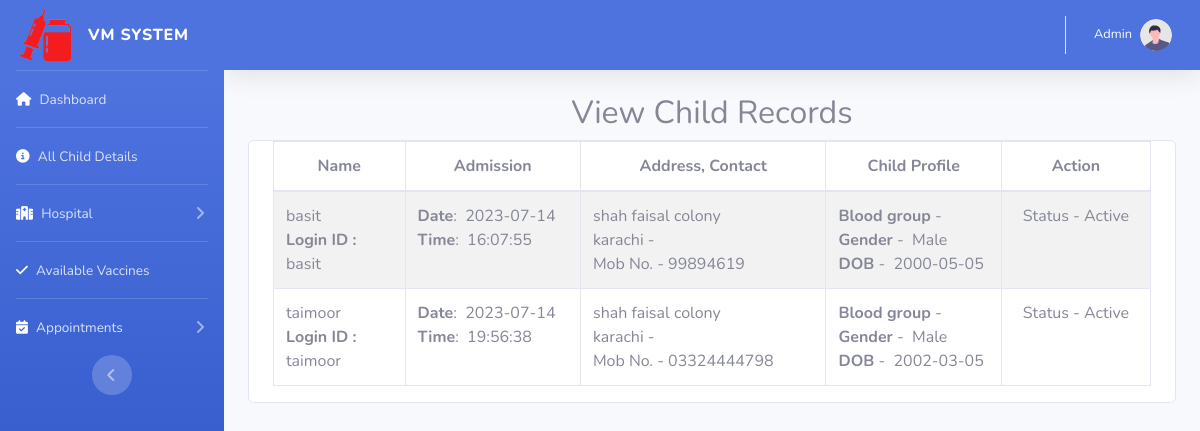
The page /viewchild.php on the database its author committed.
### tables this page shows
CREATE TABLE `child` (
  `childid` int(10) NOT NULL,
  `childname` varchar(50) NOT NULL,
  `admissiondate` date NOT NULL,
  `admissiontime` time NOT NULL,
  `address` varchar(250) NOT NULL,
  `mobileno` varchar(15) NOT NULL,
  `city` varchar(25) NOT NULL,
  `pincode` varchar(20) NOT NULL,
  `loginid` varchar(50) NOT NULL,
  `password` varchar(25) NOT NULL,
  `bloodgroup` varchar(20) NOT NULL,
  `gender` varchar(10) NOT NULL,
  `dob` date NOT NULL,
  `status` varchar(10) NOT NULL
);

### viewchild.php (the view, shortened to what this page needs)
<?php
include("adminheader.php");
include("dbconnection.php");
?>
<div class="container-fluid">
  <div class="block-header">
    <h2 class="text-center">View Child Records</h2>
  </div>
<div class="card">
  <section class="container">
    <table class="table table-bordered table-striped table-hover js-basic-example dataTable">
      <thead>
        <tr>
          <th width="15%" height="36"><div align="center">Name</div></th>
          <th width="20%"><div align="center">Admission</div></th>
          <th width="28%"><div align="center">Address, Contact</div></th>
          <th width="20%"><div align="center">Child Profile</div></th>
          <th width="17%"><div align="center">Action</div></th>
        </tr>
      </thead>
      <tbody>
       <?php
       $sql ="SELECT * FROM child";
       $qsql = mysqli_query($con,$sql);
       while($rs = mysqli_fetch_array($qsql))
       {
        echo "<tr>
        <td>$rs[childname]<br>
        <strong>Login ID :</strong> $rs[loginid] </td>
        <td>
        <strong>Date</strong>: &nbsp;$rs[admissiondate]<br>
        <strong>Time</strong>: &nbsp;$rs[admissiontime]</td>
        <td>$rs[address]<br>$rs[city] -  &nbsp;$rs[pincode]<br>
        Mob No. - $rs[mobileno]</td>
        <td><strong>Blood group</strong> - $rs[bloodgroup]<br>
        <strong>Gender</strong> - &nbsp;$rs[gender]<br>
        <strong>DOB</strong> - &nbsp;$rs[dob]</td>
        <td align='center'>Status - $rs[status] <br>";
        echo "</td></tr>";
      }
      ?>
    </tbody>
  </table>
</section>
</div>
</div>
<?php
include("adformfooter.php");
?>

### rows shown on the page
child: childname "basit", loginid "basit", admissiondate "2023-07-14", admissiontime "16:07:55", address "shah faisal colony", city "karachi", mobileno "99894619", gender "Male", dob "2000-05-05", status "Active"
child: childname "taimoor", loginid "taimoor", admissiondate "2023-07-14", admissiontime "19:56:38", address "shah faisal colony", city "karachi", mobileno "03324444798", gender "Male", dob "2002-03-05", status "Active"
